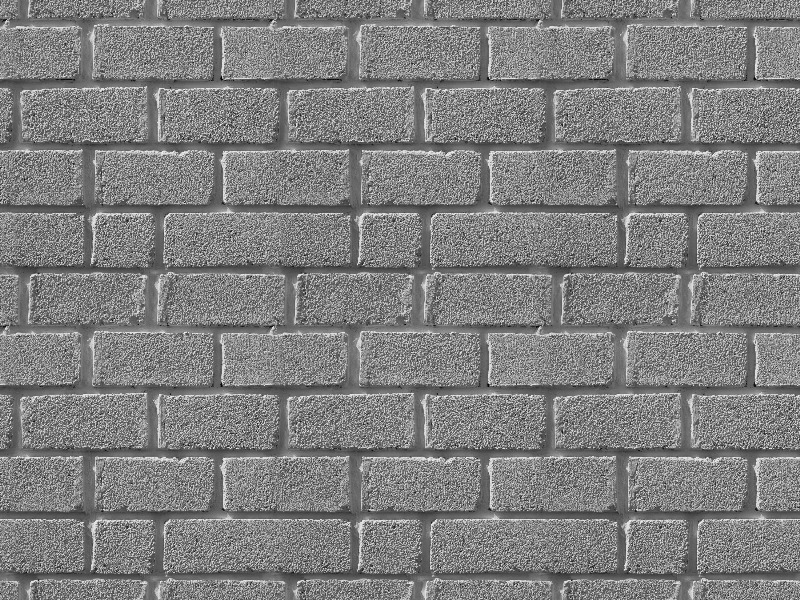
//> input picture Hafta-04/input/girdi.png, 800 x 600 px
$ ./canny_sifirdan   (built with g++ and OpenCV 4)
//> lines starting //> are read from the running program, lines starting //| are printed output that depends on the picture; after the words box and inside, x2 and y2 are one past the last pixel; in counts of white or black regions, pixels touching at a corner belong together

#include <opencv2/core.hpp>
#include <opencv2/imgcodecs.hpp>
#include <iostream>
#include <cmath>

using namespace std;
using namespace cv;


// 1 - Gaussian 5x5
void gaussian5x5(Mat resim, Mat& sonuc)
{
    sonuc = resim.clone();

    int kernel[5][5] =
    {
        {1, 4, 7, 4, 1},
        {4, 16, 26, 16, 4},
        {7, 26, 41, 26, 7},
        {4, 16, 26, 16, 4},
        {1, 4, 7, 4, 1}
    };

    for (int y = 2; y < resim.rows - 2; y++)
    {
        for (int x = 2; x < resim.cols - 2; x++)
        {
            int toplam = 0;

            for (int ky = -2; ky <= 2; ky++)
            {
                for (int kx = -2; kx <= 2; kx++)
                {
                    int piksel =
                        resim.at<uchar>(y + ky, x + kx);

                    toplam += piksel *
                        kernel[ky + 2][kx + 2];
                }
            }

            sonuc.at<uchar>(y, x) =
                toplam / 273;
        }
    }
}


// 2 - Sobel Gradient
void sobelGradient(Mat resim, Mat& magnitude, Mat& angle)
{
    magnitude = Mat::zeros(
        resim.rows,
        resim.cols,
        CV_32F
    );

    angle = Mat::zeros(
        resim.rows,
        resim.cols,
        CV_32F
    );

    int sobelX[3][3] =
    {
        {-1, 0, 1},
        {-2, 0, 2},
        {-1, 0, 1}
    };

    int sobelY[3][3] =
    {
        {-1, -2, -1},
        {0, 0, 0},
        {1, 2, 1}
    };

    float pi = 3.14159265;

    for (int y = 1; y < resim.rows - 1; y++)
    {
        for (int x = 1; x < resim.cols - 1; x++)
        {
            int gx = 0;
            int gy = 0;

            for (int ky = -1; ky <= 1; ky++)
            {
                for (int kx = -1; kx <= 1; kx++)
                {
                    int piksel =
                        resim.at<uchar>(y + ky, x + kx);

                    gx += piksel *
                        sobelX[ky + 1][kx + 1];

                    gy += piksel *
                        sobelY[ky + 1][kx + 1];
                }
            }

            float buyukluk =
                sqrt((float)(gx * gx + gy * gy));

            float aci =
                atan2((float)gy, (float)gx)
                * 180.0 / pi;

            if (aci < 0)
                aci += 180;

            magnitude.at<float>(y, x) = buyukluk;
            angle.at<float>(y, x) = aci;
        }
    }
}


// 3 - Non Maximum Suppression
void nonMaximumSuppression(
    Mat magnitude,
    Mat angle,
    Mat& sonuc)
{
    sonuc = Mat::zeros(
        magnitude.rows,
        magnitude.cols,
        CV_32F
    );

    for (int y = 1; y < magnitude.rows - 1; y++)
    {
        for (int x = 1; x < magnitude.cols - 1; x++)
        {
            float aci = angle.at<float>(y, x);
            float mevcut = magnitude.at<float>(y, x);

            float komsu1 = 0;
            float komsu2 = 0;

            if ((aci >= 0 && aci < 22.5) ||
                (aci >= 157.5 && aci <= 180))
            {
                komsu1 = magnitude.at<float>(y, x - 1);
                komsu2 = magnitude.at<float>(y, x + 1);
            }
            else if (aci >= 22.5 && aci < 67.5)
            {
                komsu1 = magnitude.at<float>(y - 1, x + 1);
                komsu2 = magnitude.at<float>(y + 1, x - 1);
            }
            else if (aci >= 67.5 && aci < 112.5)
            {
                komsu1 = magnitude.at<float>(y - 1, x);
                komsu2 = magnitude.at<float>(y + 1, x);
            }
            else
            {
                komsu1 = magnitude.at<float>(y - 1, x - 1);
                komsu2 = magnitude.at<float>(y + 1, x + 1);
            }

            if (mevcut >= komsu1 &&
                mevcut >= komsu2)
            {
                sonuc.at<float>(y, x) = mevcut;
            }
        }
    }
}


// 4 - Hysteresis
void hysteresis(
    Mat nms,
    Mat& sonuc,
    float dusukEsik,
    float yuksekEsik)
{
    sonuc = Mat::zeros(
        nms.rows,
        nms.cols,
        CV_8UC1
    );

    // strong - weak ayir
    for (int y = 1; y < nms.rows - 1; y++)
    {
        for (int x = 1; x < nms.cols - 1; x++)
        {
            float deger = nms.at<float>(y, x);

            if (deger >= yuksekEsik)
                sonuc.at<uchar>(y, x) = 255;

            else if (deger >= dusukEsik)
                sonuc.at<uchar>(y, x) = 75;
        }
    }

    // weak kenarlari kontrol et
    bool degisim = true;

    while (degisim)
    {
        degisim = false;

        for (int y = 1; y < sonuc.rows - 1; y++)
        {
            for (int x = 1; x < sonuc.cols - 1; x++)
            {
                if (sonuc.at<uchar>(y, x) == 75)
                {
                    bool strongVar = false;

                    for (int ky = -1; ky <= 1; ky++)
                    {
                        for (int kx = -1; kx <= 1; kx++)
                        {
                            if (sonuc.at<uchar>(
                                y + ky,
                                x + kx) == 255)
                            {
                                strongVar = true;
                            }
                        }
                    }

                    if (strongVar)
                    {
                        sonuc.at<uchar>(y, x) = 255;
                        degisim = true;
                    }
                }
            }
        }
    }

    // kalan weak pikselleri sil
    for (int y = 0; y < sonuc.rows; y++)
    {
        for (int x = 0; x < sonuc.cols; x++)
        {
            if (sonuc.at<uchar>(y, x) == 75)
                sonuc.at<uchar>(y, x) = 0;
        }
    }
}


int main()
{
    string giris =
        "/content/goruntu-isleme-dersi/Hafta-04/input/girdi.png";

    string klasor =
        "/content/goruntu-isleme-dersi/Hafta-04/Odev-Canny-Sifirdan/";

    Mat resim =
        imread(giris, IMREAD_GRAYSCALE);
//> resim is the input picture: 600 rows x 800 cols, CV_8UC1; min 0, max 247, mean 127.2

    if (resim.empty())
    {
        cout << "Resim okunamadi!" << endl;
        return -1;
    }

    cout << "Resim boyutu: "
         << resim.cols << " x "
         << resim.rows << endl;
//| Resim boyutu: 800 x 600


    // 1 Gaussian
    Mat gaussian;

    gaussian5x5(resim, gaussian);

    imwrite(
        klasor + "01_gaussian.png",
        gaussian
    );

    cout << "Gaussian tamamlandi." << endl;


    // 2 Sobel
    Mat magnitude;
    Mat angle;

    sobelGradient(
        gaussian,
        magnitude,
        angle
    );
//> after the loop in sobelGradient, `for (int y = 1; y < resim.rows - 1; y++)`:
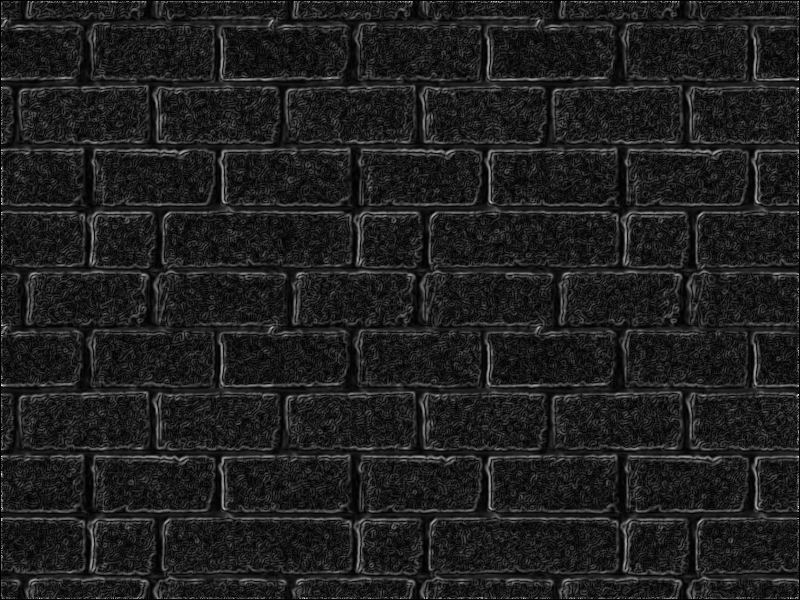
//> magnitude: 600 rows x 800 cols, CV_32FC1; min 0, max 501.6, mean 62; drawn with min black and max white
//> after the loop in sobelGradient, `for (int y = 1; y < resim.rows - 1; y++)`:
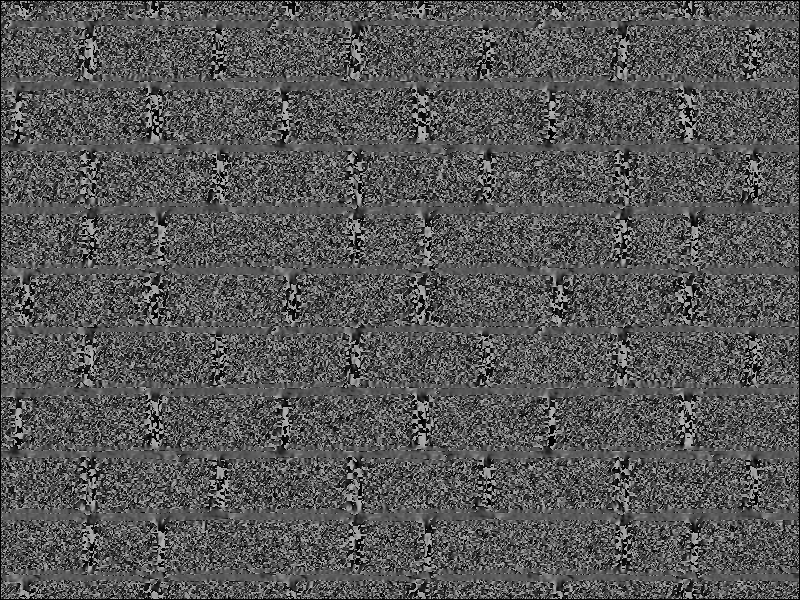
//> angle: 600 rows x 800 cols, CV_32FC1; min 0, max 180, mean 86.1

    Mat gradientGoster;

    double minDeger;
    double maxDeger;

    minMaxLoc(
        magnitude,
        &minDeger,
        &maxDeger
    );
//> minDeger = 0; maxDeger = 501.6

    magnitude.convertTo(
        gradientGoster,
        CV_8UC1,
        255.0 / maxDeger
    );

    imwrite(
        klasor + "02_gradient.png",
        gradientGoster
    );

    cout << "Sobel gradient tamamlandi." << endl;


    // 3 NMS
    Mat nms;

    nonMaximumSuppression(
        magnitude,
        angle,
        nms
    );
//> after the loop in nonMaximumSuppression, `for (int y = 1; y < magnitude.rows - 1; y++)`:
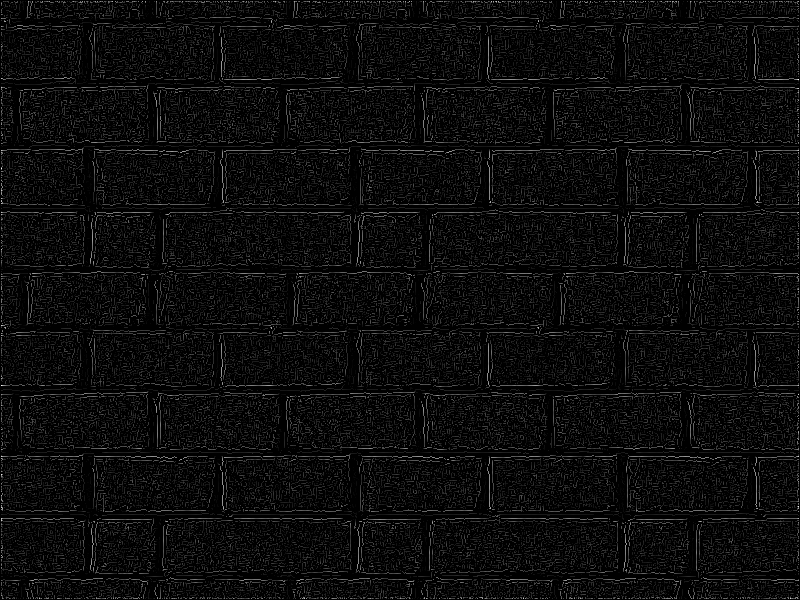
//> sonuc: 600 rows x 800 cols, CV_32FC1; min 0, max 501.6, mean 23.8; drawn with min black and max white

    Mat nmsGoster;

    minMaxLoc(
        nms,
        &minDeger,
        &maxDeger
    );

    nms.convertTo(
        nmsGoster,
        CV_8UC1,
        255.0 / maxDeger
    );

    imwrite(
        klasor + "03_nms.png",
        nmsGoster
    );

    cout << "Non Maximum Suppression tamamlandi."
         << endl;


    // 4 Hysteresis
    Mat cannySonuc;

    hysteresis(
        nms,
        cannySonuc,
        50,
        150
    );
//> after the loop in hysteresis, `for (int y = 1; y < nms.rows - 1; y++)`:
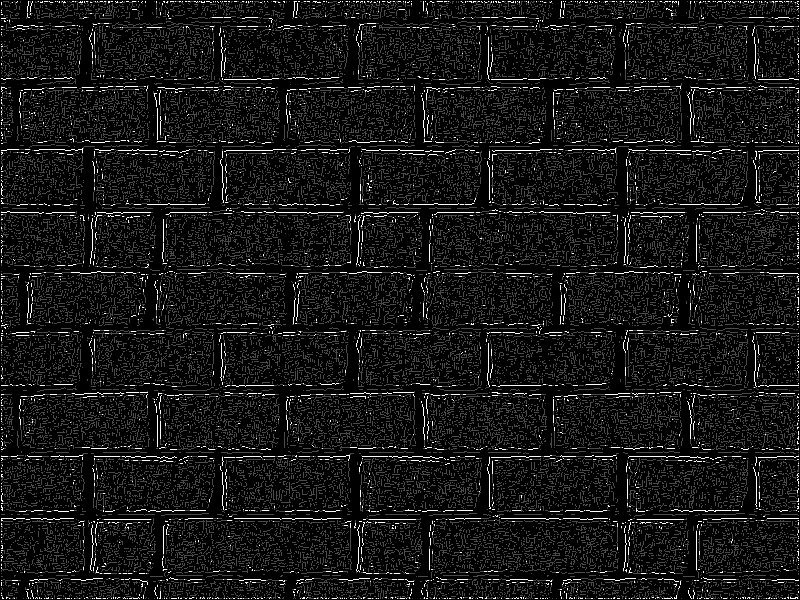
//> sonuc: 600 rows x 800 cols, CV_8UC1; min 0, max 255, mean 21.7
//> the loop in hysteresis, `while (degisim)` made 30 passes
//> degisim on passes 1 to 12: true, true, true, true, true, true, true, true, true, true, true, true
//> after the loop in hysteresis, `while (degisim)`:
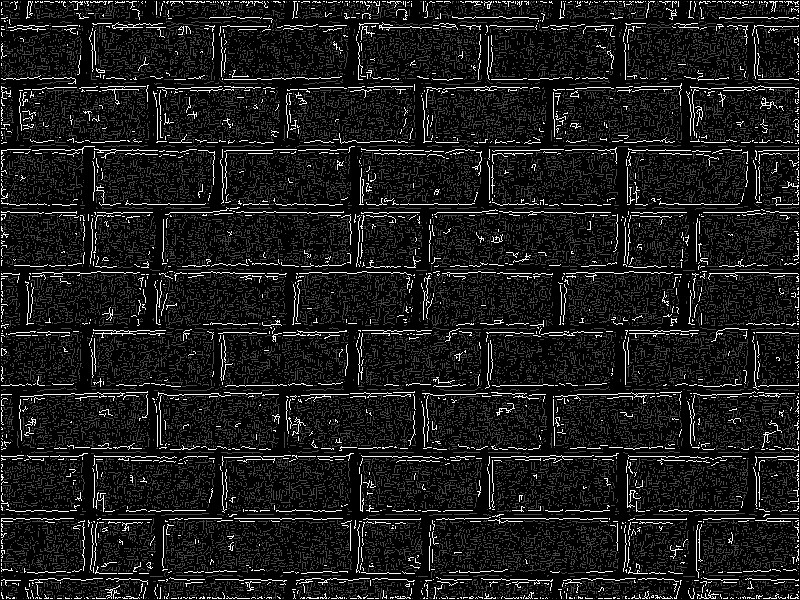
//> sonuc: 600 rows x 800 cols, CV_8UC1; 3.06% of pixels changed, all inside (x1, y1, x2, y2) = (1, 1, 799, 599)
//> after the loop in hysteresis, `while (degisim)`: degisim = false
//> after the loop in hysteresis, `for (int y = 0; y < sonuc.rows; y++)`:
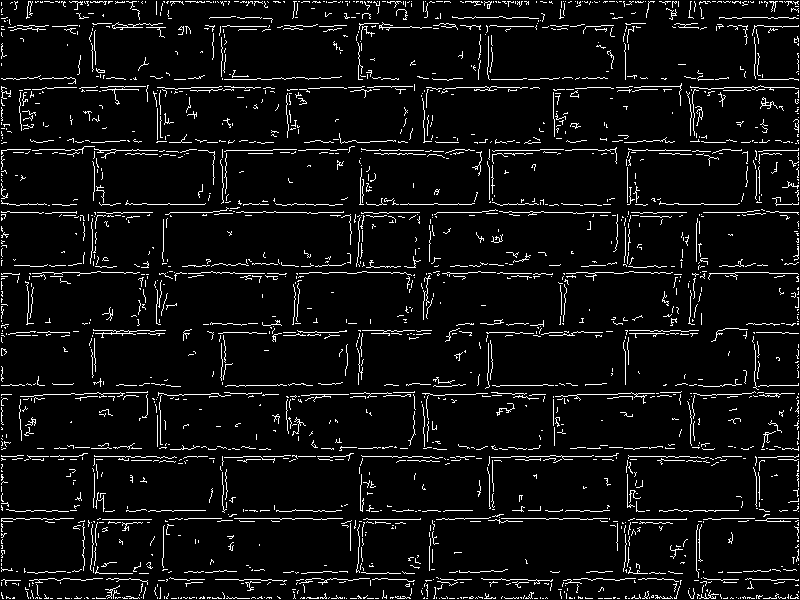
//> sonuc: 600 rows x 800 cols, CV_8UC1; 6.1% white in thin lines or dots

    imwrite(
        klasor + "04_canny_manual.png",
        cannySonuc
    );

    cout << "Hysteresis tamamlandi." << endl;
    cout << "Canny islemi tamamlandi." << endl;

    return 0;
}
